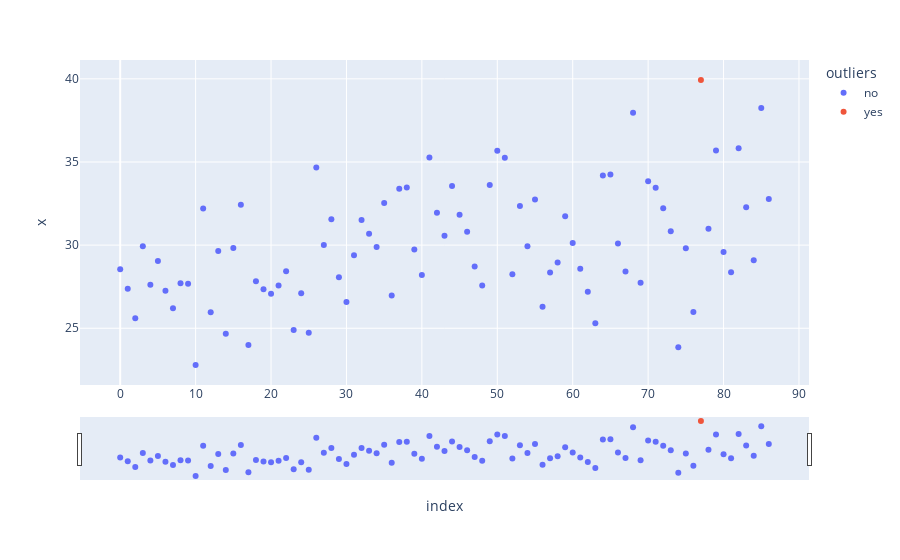

Notebook code for this chart:
### Code cell
fig = px.scatter(df.reset_index(), x='index', y='x', color='outliers')
fig.update_xaxes(
    rangeslider_visible=True,
)
fig.show()

### Figure 1 — Plotly figure (JSON) as saved in the notebook; plotly's stock layout.template omitted (floating-point values rounded to 4 significant figures)
{"data": [{"hovertemplate": "outliers=no<br>index=%{x}<br>x=%{y}<extra></extra>", "legendgroup": "no", "marker": {"color": "#636efa", "symbol": "circle"}, "mode": "markers", "name": "no", "orientation": "v", "showlegend": true, "type": "scatter", "x": [0, 1, 2, 3, 4, 5, 6, 7, 8, 9, 10, 11, 12, 13, 14, 15, 16, 17, 18, 19, 20, 21, 22, 23, 24, 25, 26, 27, 28, 29, 30, 31, 32, 33, 34, 35, 36, 37, 38, 39, 40, 41, 42, 43, 44, 45, 46, 47, 48, 49, 50, 51, 52, 53, 54, 55, 56, 57, 58, 59, 60, 61, 62, 63, 64, 65, 66, 67, 68, 69, 70, 71, 72, 73, 74, 75, 76, 78, 79, 80, 81, 82, 83, 84, 85, 86], "xaxis": "x", "y": [28.55, 27.37, 25.6, 29.93, 27.61, 29.04, 27.26, 26.21, 27.71, 27.67, 22.79, 32.2, 25.96, 29.65, 24.67, 29.82, 32.42, 23.99, 27.83, 27.34, 27.07, 27.57, 28.43, 24.9, 27.1, 24.73, 34.67, 30.01, 31.55, 28.07, 26.58, 29.39, 31.51, 30.68, 29.88, 32.54, 26.97, 33.39, 33.46, 29.73, 28.2, 35.27, 31.94, 30.56, 33.55, 31.83, 30.8, 28.72, 27.57, 33.62, 35.68, 35.25, 28.25, 32.35, 29.93, 32.74, 26.3, 28.35, 28.96, 31.73, 30.12, 28.58, 27.19, 25.3, 34.18, 34.24, 30.09, 28.42, 37.96, 27.73, 33.84, 33.45, 32.22, 30.84, 23.85, 29.81, 25.97, 30.99, 35.69, 29.59, 28.37, 35.82, 32.27, 29.09, 38.25, 32.77], "yaxis": "y"}, {"hovertemplate": "outliers=yes<br>index=%{x}<br>x=%{y}<extra></extra>", "legendgroup": "yes", "marker": {"color": "#EF553B", "symbol": "circle"}, "mode": "markers", "name": "yes", "orientation": "v", "showlegend": true, "type": "scatter", "x": [77], "xaxis": "x", "y": [39.93], "yaxis": "y"}], "layout": {"legend": {"title": {"text": "outliers"}, "tracegroupgap": 0}, "margin": {"t": 60}, "xaxis": {"anchor": "y", "domain": [0, 1], "rangeslider": {"visible": true}, "title": {"text": "index"}}, "yaxis": {"anchor": "x", "domain": [0, 1], "title": {"text": "x"}}}}
